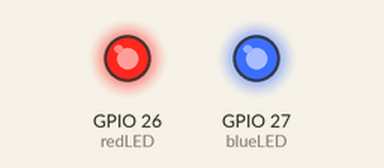
The sketch below on a simulated ESP32. Parts: output pins drawn as LEDs (lit = HIGH). Random numbers use the default seed unless the sketch sets one.

Above: at 0.1 s.
At 7.96 s:
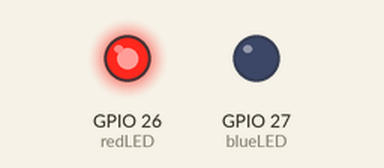
At 23.1 s:
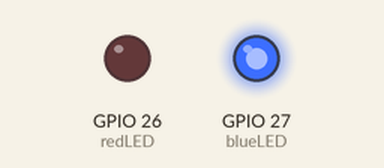
At 37.6 s:
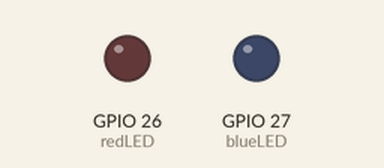
Timing chart, 0 to 40.0 s (numbered marks = the images above):
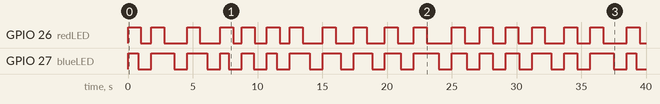

Measured:
- by itself, GPIO 26 (redLED): LOW → HIGH at 0.00 s, → LOW 1.0 s later, → HIGH 0.81 s later, → LOW 1.0 s later, … (36 changes in this stretch)
- by itself, GPIO 27 (blueLED): LOW → HIGH at 0.00 s, → LOW 0.81 s later, → HIGH 1.0 s later, → LOW 1.7 s later, … (36 changes in this stretch)

The sketch:

Table_22-1_right-side.ino
```cpp
/*******************************************************************************
 * Sketch name: Queue method
 * Description: Allocating tasks to each ESP32 microcontroller core
 * Created on:  October 2020
 * Author:      Neil Cameron
 * Book:        Electronics Projects with the ESP8266 and ESP32
 * Chapter :    22 - ESP32 microcontroller features
 ******************************************************************************/

int redLED = 26;
int blueLED = 27;
QueueHandle_t queue;

void setup()
{
  pinMode(redLED, OUTPUT);
  pinMode(blueLED, OUTPUT);
  xTaskCreatePinnedToCore(codeRed, "red LED ", 1000, NULL, 1, NULL, 0);
  xTaskCreatePinnedToCore(codeBlue, "blue LED", 1000, NULL, 1, NULL, 1);
  queue = xQueueCreate(1, sizeof(int));
}

void codeRed(void * parameter)
{
  for (;;)
  {
    int redOff = random(500, 2000);
    delay(1);
    xQueueSend(queue, &redOff, portMAX_DELAY);
    digitalWrite(redLED, HIGH);
    delay(1000);
    digitalWrite(redLED, LOW);
    delay(redOff);
  }
}

void codeBlue(void * parameter)
{
  for (;;)
  {
    int blueOn;
    xQueueReceive(queue, &blueOn, portMAX_DELAY);
    digitalWrite(blueLED, HIGH);
    delay(blueOn);
    digitalWrite(blueLED, LOW);
  }
}
void loop()
{
  vTaskDelay(NULL);
}
```
